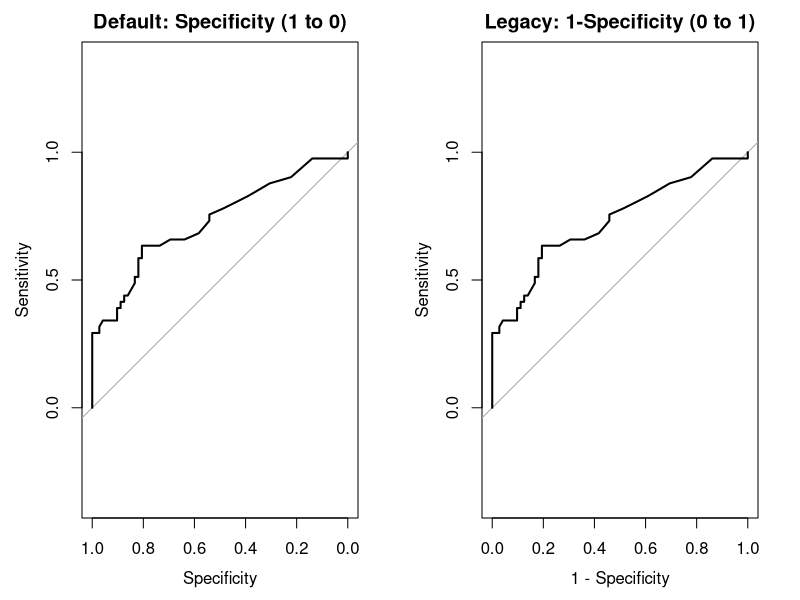
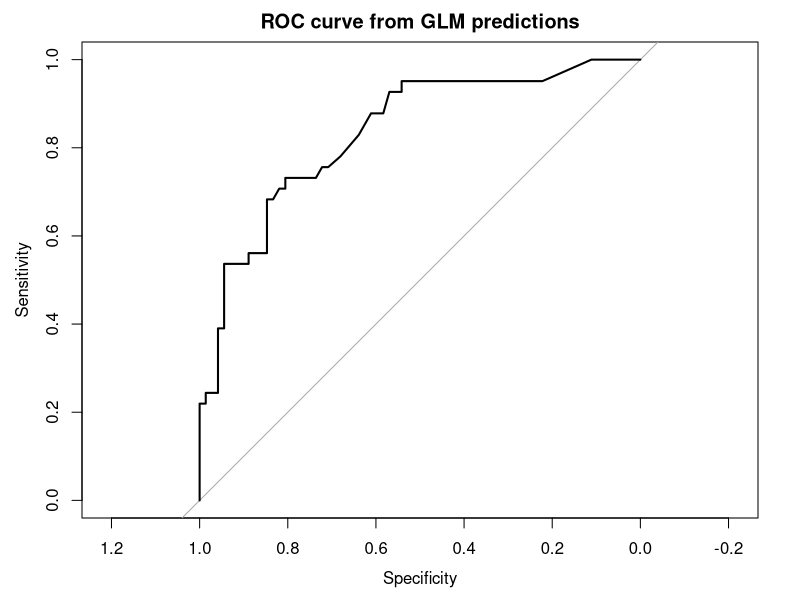
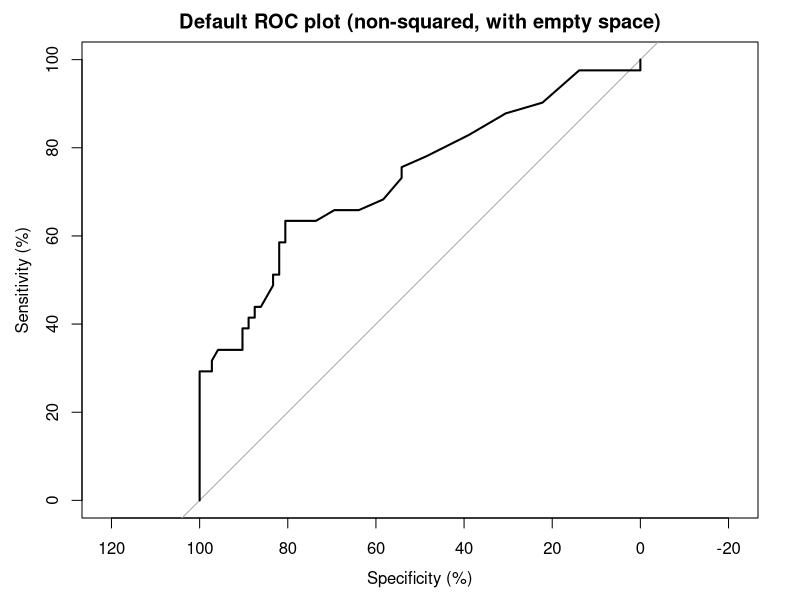
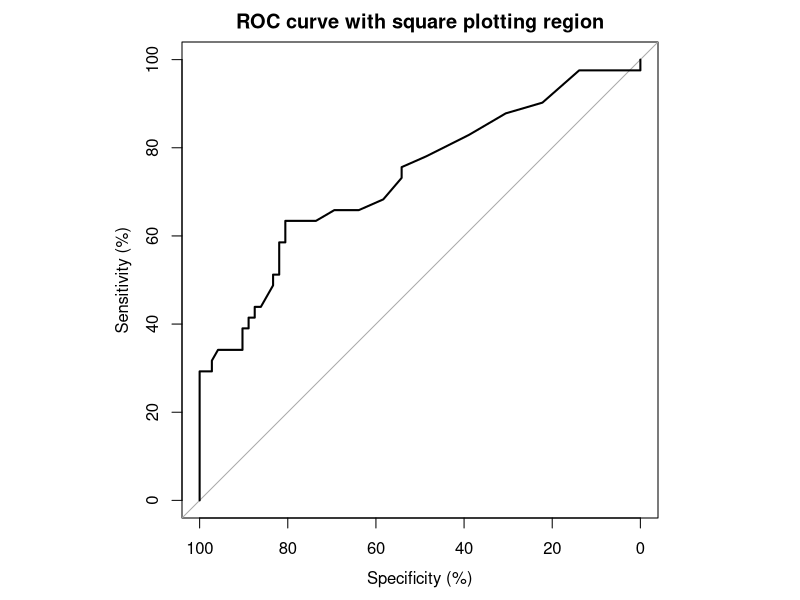
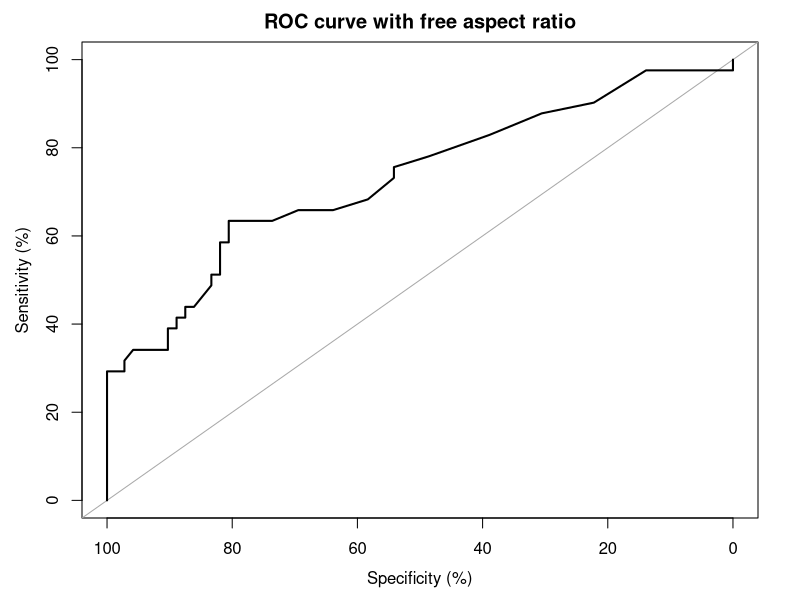

Here is the R script that generated these plots, in order:
## ---- chunk 1
knitr::opts_chunk$set(
  collapse = TRUE,
  comment = "#>",
  message = FALSE,
  warning = FALSE
)
## ---- chunk 2
library(pROC)
data(aSAH)

# Create a ROC curve
rocobj <- roc(aSAH$outcome, aSAH$s100b)

# Plot with default axis (Specificity from 1 to 0)
par(mfrow = c(1, 2))
plot(rocobj, main = "Default: Specificity (1 to 0)")

# Plot with legacy axis (1-Specificity from 0 to 1)
plot(rocobj, main = "Legacy: 1-Specificity (0 to 1)", 
     legacy.axes = TRUE)
par(mfrow = c(1, 1))
## ---- chunk 3
# Fit a logistic regression model
model <- glm(outcome ~ s100b + wfns, data = aSAH, family = binomial)

# Get predicted probabilities
predictions <- predict(model, type = "response")

# Create ROC curve with the predictions
roc_glm <- roc(aSAH$outcome, predictions)

# Plot and compute AUC
plot(roc_glm, main = "ROC curve from GLM predictions")
auc(roc_glm)
## ---- chunk 4
rocobj <- roc(aSAH$outcome, aSAH$s100b, percent = TRUE)
plot(rocobj, main = "Default ROC plot (non-squared, with empty space)")
## ---- chunk 5
par(pty = "s")
rocobj <- roc(aSAH$outcome, aSAH$s100b, percent = TRUE)
plot(rocobj, main = "ROC curve with square plotting region")
par(pty = "m")  # Reset to default
## ---- chunk 6
rocobj <- roc(aSAH$outcome, aSAH$s100b, percent = TRUE)
plot(rocobj, main = "ROC curve with free aspect ratio", asp = NA)
## ---- chunk 7
library(pROC)
data(aSAH)
r.s100b <- roc(aSAH$outcome, aSAH$s100b, quiet = TRUE)
coords(r.s100b, "best")
## ---- chunk 8
all.coords <- coords(r.s100b, "all", ret = c("threshold", "sensitivity", "specificity"),
                     transpose = FALSE)
eligible <- all.coords[all.coords$sensitivity >= 0.75, ]
eligible[which.max(eligible$specificity), ]
## ---- chunk 9
r.ndka <- roc(aSAH$outcome, aSAH$ndka, quiet = TRUE)
roc.test(r.s100b, r.ndka, paired = TRUE)$p.value
roc.test(r.s100b, r.ndka, paired = FALSE)$p.value
## ---- chunk 10
roc(aSAH$outcome, aSAH$s100b)$levels
## ---- chunk 11
auc(roc(aSAH$outcome, aSAH$s100b, levels = c("Poor", "Good"), quiet = TRUE))
auc(roc(aSAH$outcome, aSAH$s100b, levels = c("Poor", "Good"), direction = "<", quiet = TRUE))
## ---- chunk 12
auc(r.s100b, partial.auc = c(1, 0.8))
auc(r.s100b, partial.auc = c(1, 0.8), partial.auc.correct = TRUE)
auc(r.s100b, partial.auc = c(1, 0.8), partial.auc.focus = "sensitivity")
